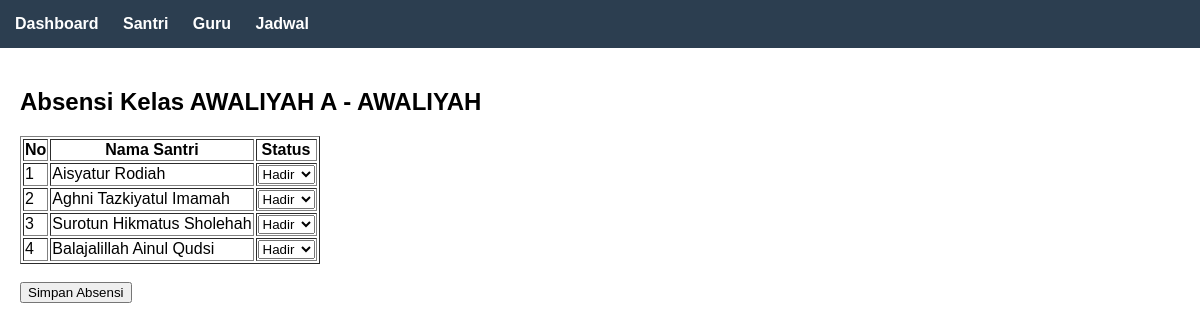
/absensi/1/, run on the app's committed database.
### administrator/models.py (models this page shows, shortened)
class Jadwal(models.Model):
    kelas = models.ForeignKey(Kelas, on_delete=models.CASCADE)
    mata_pelajaran = models.ForeignKey(MataPelajaran, on_delete=models.CASCADE)
    guru = models.ForeignKey(Guru, on_delete=models.CASCADE, null=True, blank=True)
    semester = models.ForeignKey(Semester, on_delete=models.CASCADE)
    hari = models.CharField(max_length=20)
    jam_mulai = models.TimeField()
    jam_selesai = models.TimeField()
    class Meta:
        verbose_name = "Jadwal"
        verbose_name_plural = "Jadwal"

class Kelas(models.Model):
    nama_kelas = models.CharField(max_length=50)
    cabang = models.ForeignKey(Cabang, on_delete=models.CASCADE)
    tingkat = models.ForeignKey(Tingkat, on_delete=models.CASCADE)
    class Meta:
        verbose_name = "Kelas"
        verbose_name_plural = "Kelas"
    def __str__(self):
        return f"{self.nama_kelas} - {self.tingkat}"

class Tingkat(models.Model):
    nama_tingkat = models.CharField(max_length=50)
    class Meta:
        verbose_name = "Tingkat"
        verbose_name_plural = "Tingkat"
    def __str__(self):
        return self.nama_tingkat

class Santri(models.Model):
    nama = models.CharField(max_length=100)
    nis = models.CharField(max_length=20)
    kelas = models.ForeignKey(Kelas, on_delete=models.CASCADE)
    class Meta:
        verbose_name = "Santri"
        verbose_name_plural = "Santri"

### administrator/views.py (the view, shortened to what this page needs)
# urls.py: path('absensi/<int:jadwal_id>/', views.absensi_kelas, name='absensi_kelas'),
def absensi_kelas(request, jadwal_id):
    jadwal = get_object_or_404(Jadwal, id=jadwal_id)
    santri = Santri.objects.filter(kelas=jadwal.kelas)
    absensi_hari_ini = Absensi.objects.filter(
        jadwal=jadwal,
        tanggal=date.today()
    )
    absensi_dict = {
        a.santri.id: a.status
        for a in absensi_hari_ini
    }
    context = {
        'jadwal': jadwal,
        'santri': santri,   # 🔥 konsisten pakai list
        'absensi_dict': absensi_dict
    }
    return render(request, 'absensi/absensi_kelas.html', context)

### templates/absensi/absensi_kelas.html (shortened to what this page needs)
{% extends 'base.html' %}
{% block content %}
<h2>Absensi Kelas {{ jadwal.kelas }}</h2>
<form method="POST">
<table border="1">
<tr>
<th>No</th>
<th>Nama Santri</th>
<th>Status</th>
</tr>
{% for s in santri %}
<tr>
<td>{{ forloop.counter }}</td>
<td>{{ s.nama }}</td>
<td>
<select name="status_{{ s.id }}">
<option value="hadir">Hadir</option>
</select>
</td>
</tr>
{% endfor %}
</table>
<br>
<button type="submit">Simpan Absensi</button>
</form>
{% endblock %}

### templates/base.html (style rules this page uses)
body { font-family: Arial; margin: 0; padding: 0; }

### data on the page
Jadwal: kelas "AWALIYAH A - AWALIYAH"
Santri: nama "Aisyatur Rodiah", id "Hadir"
Santri: nama "Aghni Tazkiyatul Imamah", id "Hadir"
Santri: nama "Surotun Hikmatus Sholehah", id "Hadir"
Santri: nama "Balajalillah Ainul Qudsi", id "Hadir"
